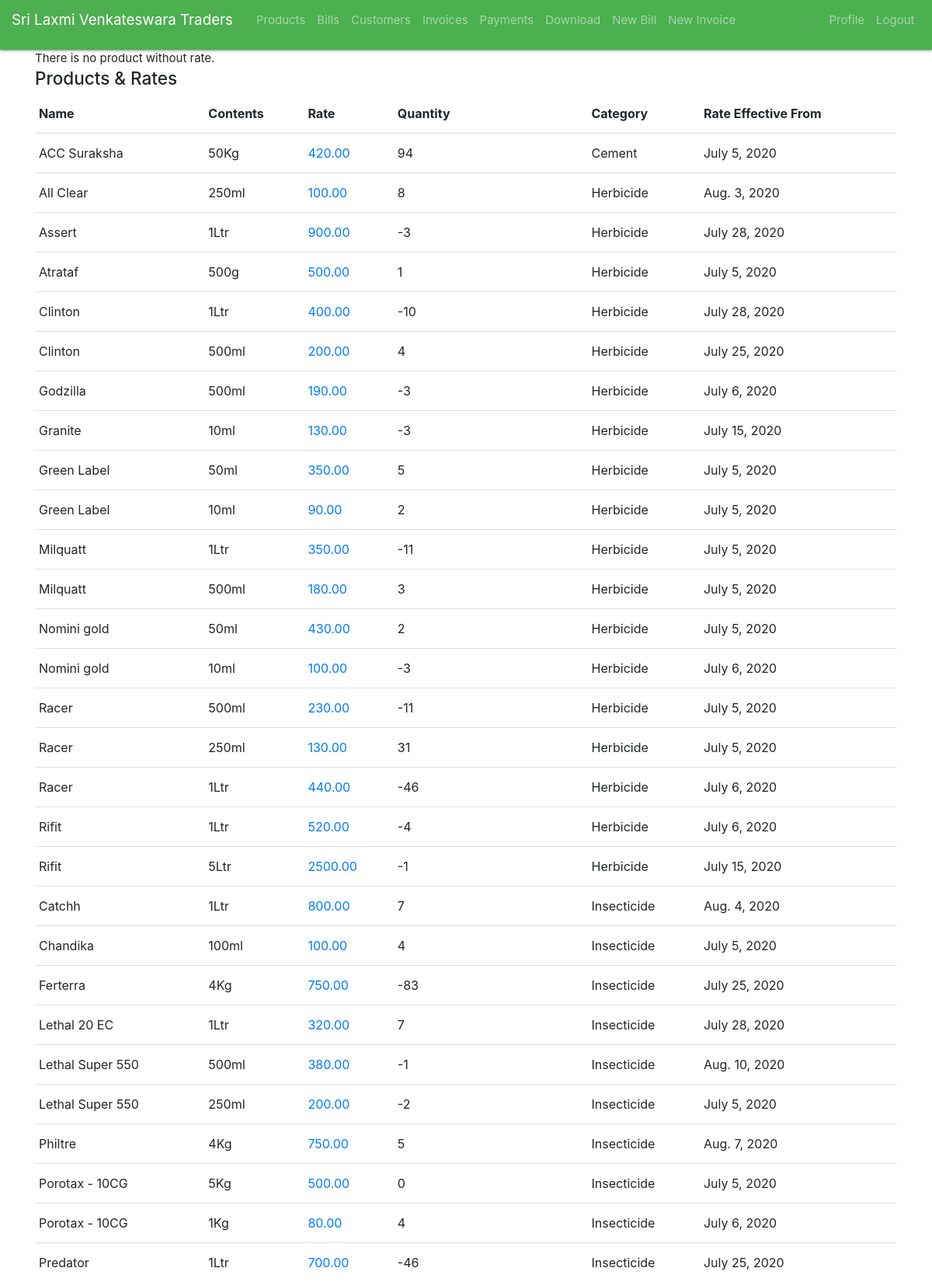
Screenshot of /products/ (signed in, upper part) with the database file from the repository.
### home/models.py (models this page shows, shortened)
class Rate(models.Model):
    product = models.ForeignKey(Product,on_delete=models.CASCADE)
    rate = models.DecimalField(max_digits=10,decimal_places=2)
    date = models.DateTimeField(auto_now_add=True)

class Product(models.Model):
    name = models.CharField(max_length=64)
    quantity = models.IntegerField(default=0)
    category = models.ForeignKey(Category,on_delete=models.SET_DEFAULT,default=1)# 1 for others
    contents = models.CharField(max_length=16)
    details = models.TextField(default='')

class Category(models.Model):
    name = models.CharField(max_length=32)
    def __str__(self):
        return self.name

### home/views.py (the view)
# urls.py: path('products/',ProductListView.as_view(),name='products'),
class ProductListView(PermissionRequiredMixin, ListView):
    model = Product
    permission_required = ['view_product','view_rate']
    context_object_name = 'products'
    paginate_by = 10
    def get_context_data(self):
        context = super().get_context_data()
        context['rates'] = Rate.objects.raw('SELECT r.id, p.name as name, p.contents as contents, r.rate, p.quantity, MAX(r.date)  FROM home_rate as r INNER JOIN home_product as p ON r.product_id = p.id GROUP BY p.id  ORDER BY p.category_id, p.name')#r.date DESC
        context['without_rate'] = Product.objects.raw('SELECT * FROM home_product WHERE id not in (SELECT product_id FROM home_rate)')
        return context

### home/templates/home/product_list.html
{% extends 'home/base.html' %}
{% block content %}
    {% if without_rate %}
    <h4>Products without rate</h4>
    <ul>
        {% for p in without_rate %}
            <li>{{ p.id }}.<a href="{% url 'new_rate' p.id %}">{{ p.name }} {{ p.contents }} ({{ p.quantity }})</a></li>
        {% endfor %}
    </ul>
    {% else %}
            There is no product without rate.
    {% endif %}
    {% if rates %}
    <h4>Products & Rates</h4>
    <table>
        <thead>
            <tr>
                <th>Name</th>
                <th>Contents</th>
                <th>Rate</th>
                <th>Quantity</th>
                <th>Category</th>
                <th>Rate Effective From</th>
            </tr>
        </thead>
        <tbody>
            {% for r in rates %}
        <tr>
            <td>{{ r.name }}</td>
            <td>{{ r.contents }}</td>
            <td><a href="{% url 'new_rate' r.product.id %}">{{ r.rate }}</a></td>
            <td>{{ r.quantity }}</td>
            <td>{{ r.product.category }}</td>
            <td ><span class="date">{{ r.date.date }}<span class="time">@ {{ r.date.time}}</span></span></td>
        </tr>
        {% endfor %}
        </tbody>
    </table>
    {% else %}
        There is no product with rate
    {% endif %}
{% endblock %}

### rows the page displays
Rate: name "ACC Suraksha", contents "50Kg", rate "420.00", quantity "94", product.category "Cement", date "July 5, 2020"
Rate: name "All Clear", contents "250ml", rate "100.00", quantity "8", product.category "Herbicide", date "Aug. 3, 2020"
Rate: name "Assert", contents "1Ltr", rate "900.00", quantity "-3", product.category "Herbicide", date "July 28, 2020"
Rate: name "Atrataf", contents "500g", rate "500.00", quantity "1", product.category "Herbicide", date "July 5, 2020"
Rate: name "Clinton", contents "1Ltr", rate "400.00", quantity "-10", product.category "Herbicide", date "July 28, 2020"
Rate: name "Clinton", contents "500ml", rate "200.00", quantity "4", product.category "Herbicide", date "July 25, 2020"
Rate: name "Godzilla", contents "500ml", rate "190.00", quantity "-3", product.category "Herbicide", date "July 6, 2020"
Rate: name "Granite", contents "10ml", rate "130.00", quantity "-3", product.category "Herbicide", date "July 15, 2020"
Rate: name "Green Label", contents "50ml", rate "350.00", quantity "5", product.category "Herbicide", date "July 5, 2020"
Rate: name "Green Label", contents "10ml", rate "90.00", quantity "2", product.category "Herbicide", date "July 5, 2020"
Rate: name "Milquatt", contents "1Ltr", rate "350.00", quantity "-11", product.category "Herbicide", date "July 5, 2020"
Rate: name "Milquatt", contents "500ml", rate "180.00", quantity "3", product.category "Herbicide", date "July 5, 2020"
Rate: name "Nomini gold", contents "50ml", rate "430.00", quantity "2", product.category "Herbicide", date "July 5, 2020"
Rate: name "Nomini gold", contents "10ml", rate "100.00", quantity "-3", product.category "Herbicide", date "July 6, 2020"
Rate: name "Racer", contents "500ml", rate "230.00", quantity "-11", product.category "Herbicide", date "July 5, 2020"
Rate: name "Racer", contents "250ml", rate "130.00", quantity "31", product.category "Herbicide", date "July 5, 2020"
Rate: name "Racer", contents "1Ltr", rate "440.00", quantity "-46", product.category "Herbicide", date "July 6, 2020"
Rate: name "Rifit", contents "1Ltr", rate "520.00", quantity "-4", product.category "Herbicide", date "July 6, 2020"
Rate: name "Rifit", contents "5Ltr", rate "2500.00", quantity "-1", product.category "Herbicide", date "July 15, 2020"
Rate: name "Catchh", contents "1Ltr", rate "800.00", quantity "7", product.category "Insecticide", date "Aug. 4, 2020"
Rate: name "Chandika", contents "100ml", rate "100.00", quantity "4", product.category "Insecticide", date "July 5, 2020"
Rate: name "Ferterra", contents "4Kg", rate "750.00", quantity "-83", product.category "Insecticide", date "July 25, 2020"
Rate: name "Lethal 20 EC", contents "1Ltr", rate "320.00", quantity "7", product.category "Insecticide", date "July 28, 2020"
Rate: name "Lethal Super 550", contents "500ml", rate "380.00", quantity "-1", product.category "Insecticide", date "Aug. 10, 2020"
Rate: name "Lethal Super 550", contents "250ml", rate "200.00", quantity "-2", product.category "Insecticide", date "July 5, 2020"
Rate: name "Philtre", contents "4Kg", rate "750.00", quantity "5", product.category "Insecticide", date "Aug. 7, 2020"
Rate: name "Porotax - 10CG", contents "5Kg", rate "500.00", quantity "0", product.category "Insecticide", date "July 5, 2020"
Rate: name "Porotax - 10CG", contents "1Kg", rate "80.00", quantity "4", product.category "Insecticide", date "July 6, 2020"
Rate: name "Predator", contents "1Ltr", rate "700.00", quantity "-46", product.category "Insecticide", date "July 25, 2020"
